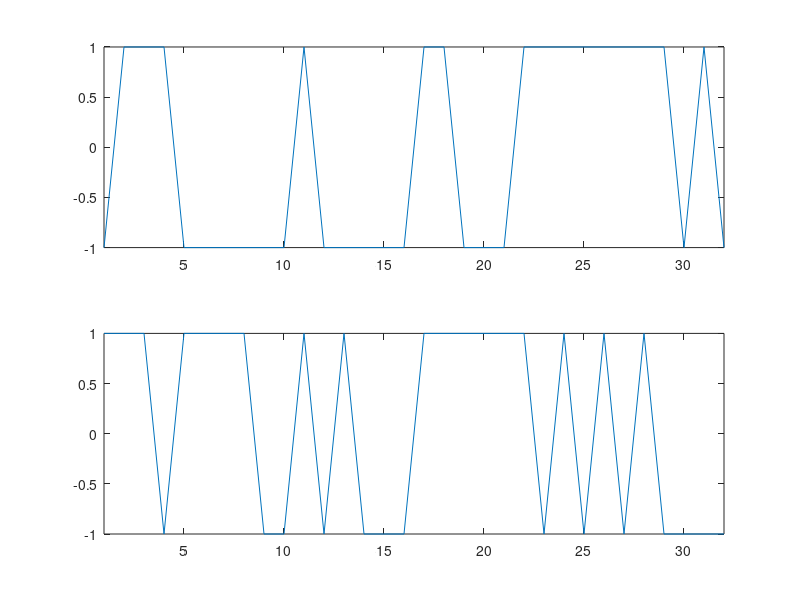
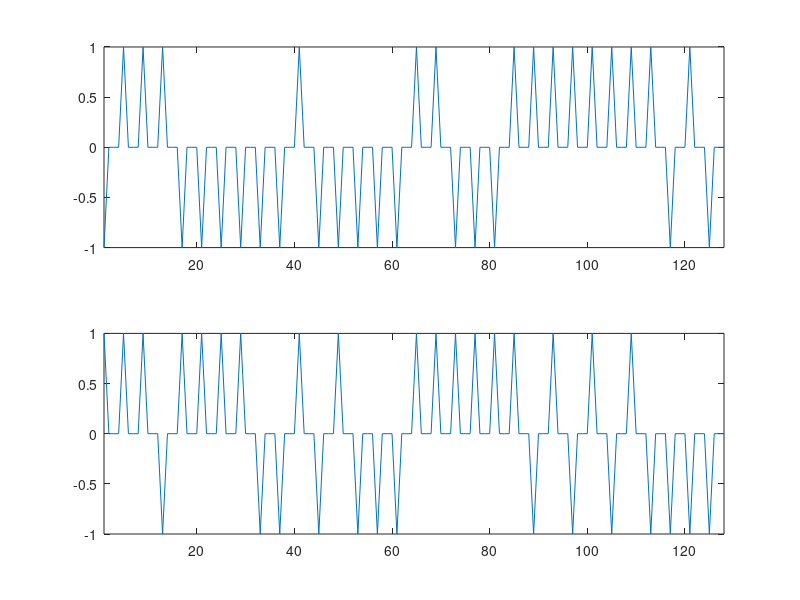
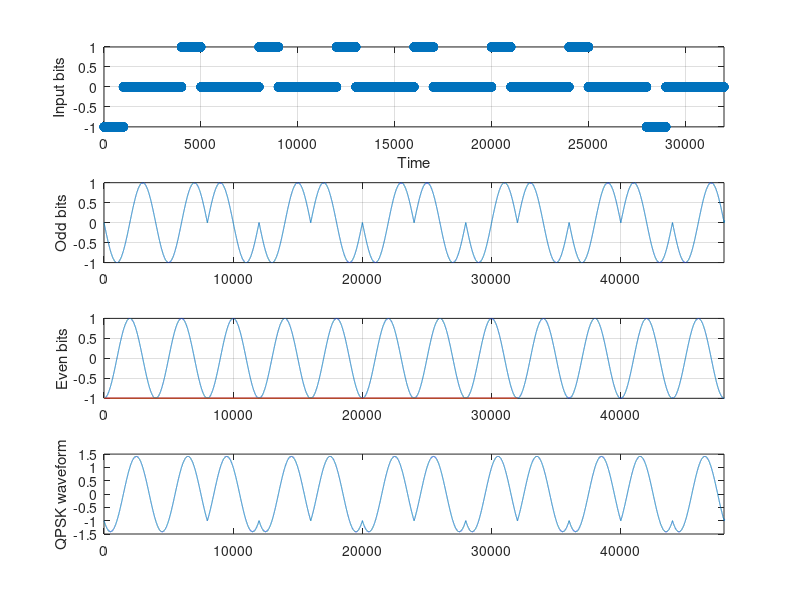

Write the MATLAB code that produced these figures, in order.
clc;
clear all;

n = 32; %Set the size of the random sequence
x1 = randn([n 1]); % Generating random sequence x1
x2 = randn([n 1]); % Generating random sequence x2

for i = 1:n %Generating b1
    if(x1(i) >= 0) %If x1>=0 then b1=1;
        b1(i) = 1;
    elseif(x1(i) < 0)%If x1<0 then b1=-1;
        b1(i) = -1;
    end;
end;

for i = 1:n %Generating b2
    if(x2(i) >= 0) %If x2>=0 then b2=1;
        b2(i) = 1;
    elseif(x2(i) < 0)%If x2<0 then b2=-1;
        b2(i) = -1;
    end;
end;

b = [b1;b2]; % Make b1 & b2 into an array

figure
subplot(2,1,1);
plot(b1); %Plot outcome of b1
xlim([1 32]);
ylim([-1 1]);

subplot(2,1,2);
plot(b2);%Plot outcome of b2
xlim([1 32]);
ylim([-1 1]);

%Upsmapling
b1u = upsample(b1,4);
b2u = upsample(b2,4);
bu = upsample(b,4);

figure
subplot(2,1,1);
plot(b1u); %Plot outcome of b1u
xlim([1 128]);
ylim([-1 1]);

subplot(2,1,2);
plot(b2u);%Plot outcome of b2u
xlim([1 128]);
ylim([-1 1]);

%Initialize of the parameters
bit_seq1 = b1u;
bit_seq2 = b2u;
bit_seq = bu;
n1 = length(b1u);
n2 = length(b2u);
n = length(bu);
fc = 0.25;
t = 0:0.001:4;
bb = [];
b_o = [];
b_e = [];
bit_e = [];
bit_o = [];
qpsk = [];
bec = [];
bes = [];

%Creating input waveform on bit sequence
for i = 1:n
    bx = bit_seq(i)*ones(1,1000);
    bb = [bb bx];
end

%Seperating Even and Odd bits
for i = 1:n
    if bit_seq(i) == 0
        bit_seq(i) =-1;
    end
    if mod(i,2) == 0
        e_bit = bit_seq(i);
        b_e = [b_e e_bit];
    else
        o_bit = bit_seq(i);
        b_o = [b_o o_bit];
    end
end

%Calculating QPSK signal
for i = 1:n/2
    be_c = (b_e(i)*cos(2*pi*fc*t));
    bo_s = (b_o(i)*sin(2*pi*fc*t));
    q = be_c+bo_s;
    even = b_e(i)*ones(1,2000);
    odd = b_o(i)*ones(1,2000);
    bit_e = [bit_e even];
    bir_o = [bit_o odd];
    qpsk = [qpsk q];
    bec = [bec be_c];
    bes = [bes bo_s];
end
figure('Name','QPSK')

%Plot waveform of input bit sequence
subplot(4,1,1);
plot(bb,'o');
grid on;
axis([0 (n*1000) -1 1]);
xlabel('Time');
ylabel('Input bits');

%Plot odd bits waveform
subplot(4,1,2);
plot(bes);
hold on;
plot(bit_o);
grid on;
axis([0 (n*1500) -1 1]);
ylabel('Odd bits');

%Plot even bits waveform
subplot(4,1,3);
plot(bec);
hold on;
plot(bit_e);
grid on;
axis([0 (n*1500) -1 1]);
ylabel('Even bits');

%Plot QPSk signal waveform
subplot(4,1,4);
plot(qpsk);
axis([0 (n*1500) -1.5 1.5]);
ylabel('QPSK waveform');










